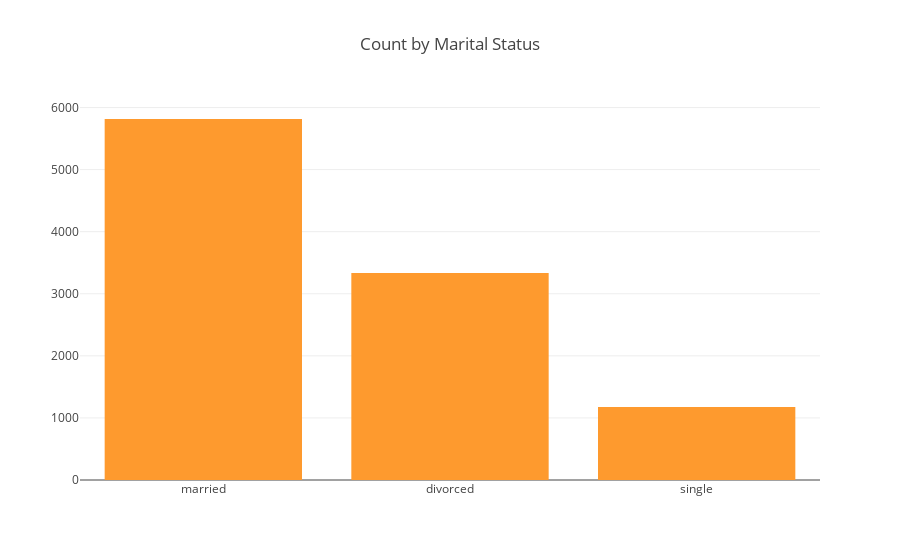

This figure's notebook cell:
### Code cell
vals = df['marital'].value_counts().tolist()
labels = ['married', 'divorced', 'single']

data = [go.Bar(
            x=labels,
            y=vals,
    marker=dict(
    color="#FE9A2E")
    )]

layout = go.Layout(
    title="Count by Marital Status",
)

fig = go.Figure(data=data, layout=layout)



iplot(fig, filename='basic-bar')

### Figure 1 — Plotly figure (JSON) as saved in the notebook; plotly's stock layout.template omitted (floating-point values rounded to 4 significant figures)
{"data": [{"marker": {"color": "#FE9A2E"}, "type": "bar", "uid": "4e71ff99-de92-43cb-bb9f-90fc10f31bb1", "x": ["married", "divorced", "single"], "y": [5815, 3336, 1174]}], "layout": {"title": {"text": "Count by Marital Status"}}}
